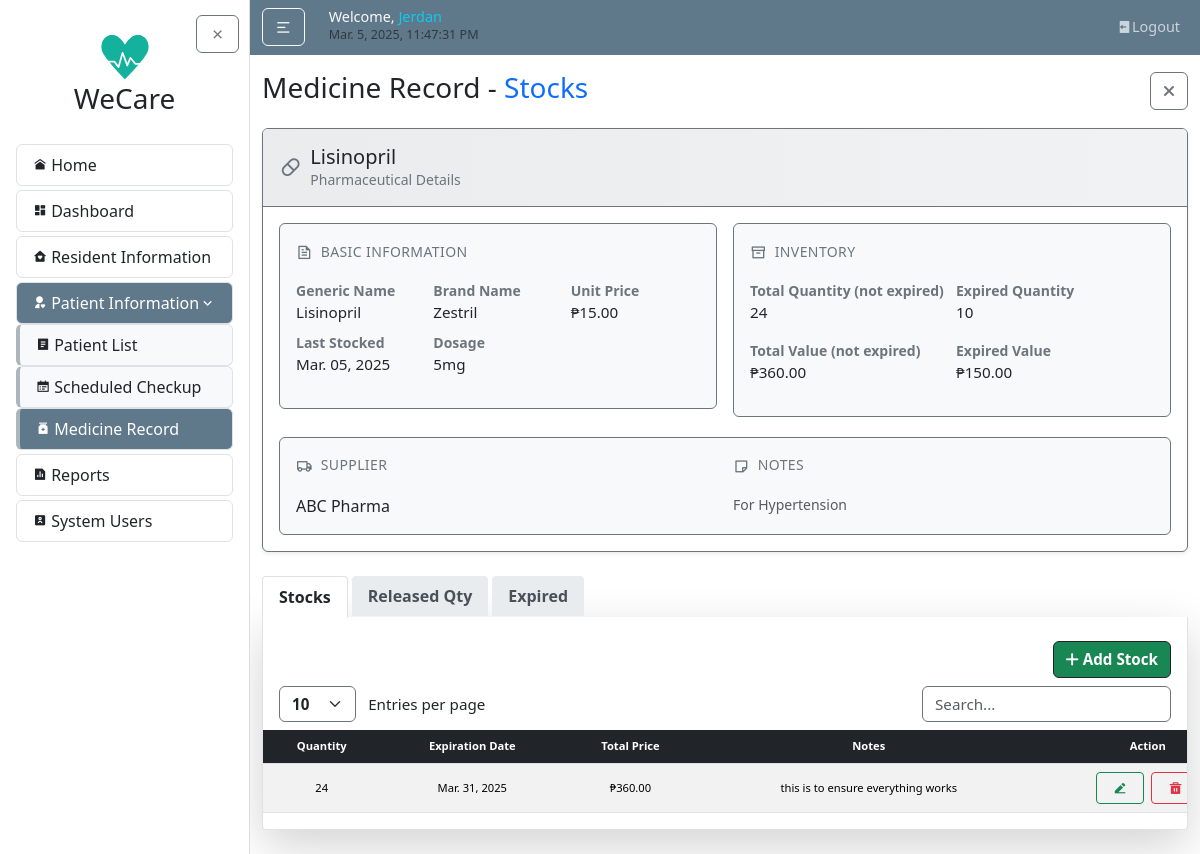
Before: /medicines/7/ (signed in) with the older database file.
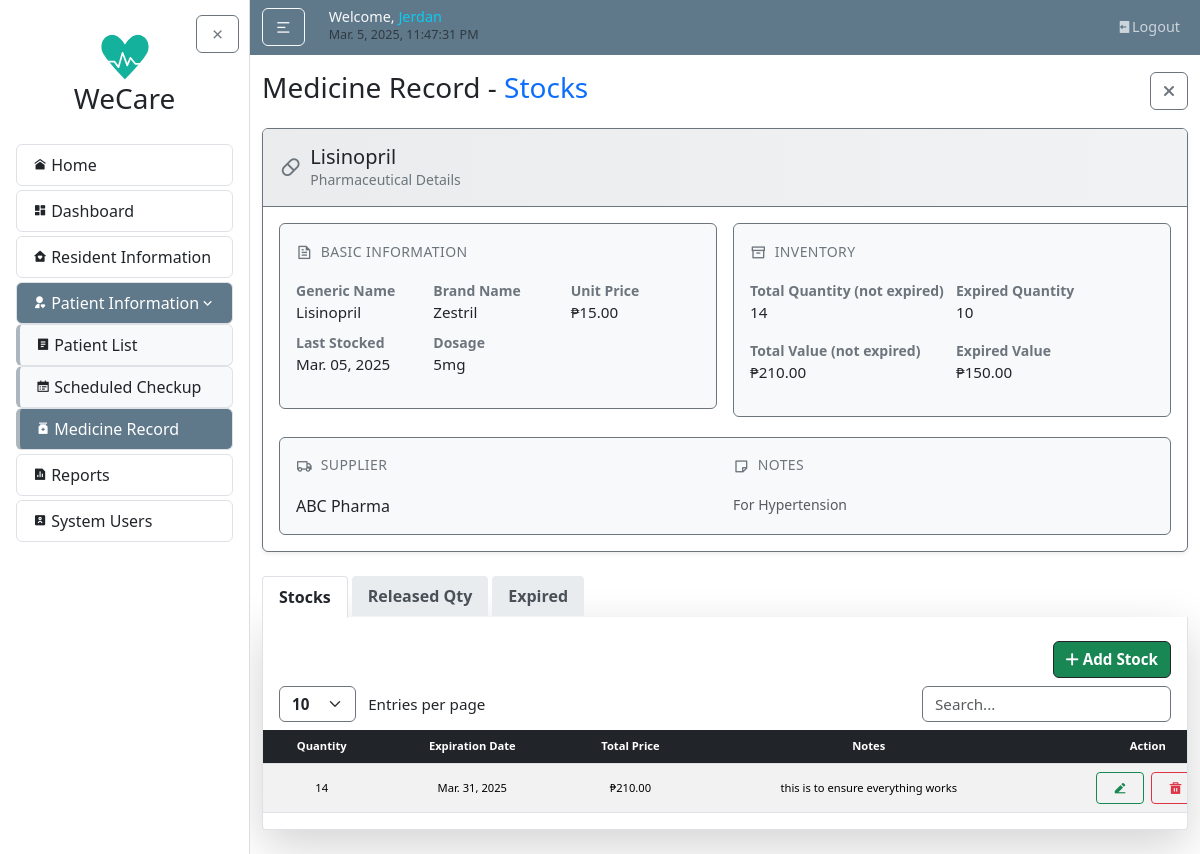
After: the same page with the newer database file.
### medicineMonitoring/models.py (models this page shows, shortened)
class Medicine(models.Model):
    medicine_name = models.CharField(max_length=255)
    generic_name = models.CharField(max_length=255, blank=True, null=True)
    brand_name = models.CharField(max_length=255, blank=True, null=True)
    dosage = models.CharField(max_length=100, blank=True, null=True)
    unit_price = models.DecimalField(max_digits=10, decimal_places=2, default=Decimal("0.00"))
    total_value = models.DecimalField(max_digits=10, decimal_places=2, default=Decimal("0.00"))
    total_quantity = models.PositiveIntegerField(default=0)
    supplier_name = models.CharField(max_length=255)
    date_last_stock = models.DateField(blank=True)
    notes = models.TextField(blank=True, null=True)
    @property
    def expired_quantity(self):
        today = date.today()
        expired_stocks = self.stocks.filter(expiration_date__lte=today)
        return sum(stock.quantity for stock in expired_stocks)
    @property
    def expired_value(self):
        today = date.today()
        expired_stocks = self.stocks.filter(expiration_date__lte=today)
        return sum(stock.quantity * self.unit_price for stock in expired_stocks)

class MedicineStock(models.Model):
    medicine = models.ForeignKey(Medicine, on_delete=models.CASCADE, related_name="stocks")
    quantity = models.PositiveIntegerField(default=0)
    expiration_date = models.DateField()
    notes = models.TextField(blank=True, null=True)
    objects = MedicineStockManager()
    @property
    def total_price(self):
        return self.quantity * self.medicine.unit_price

### medicineMonitoring/views.py (the view)
# urls.py: path('<int:pk>/', views.medicine_detail, name='medicine-detail'),
@login_required
def medicine_detail(request, pk):
    medicine = get_object_or_404(Medicine, pk=pk)
    patient_medicine_tracking = MedicineTracking.objects.filter(medicine=medicine)
    today = date.today()
    valid_stocks = medicine.stocks.filter(expiration_date__gt=today)
    expired_stocks = medicine.stocks.filter(expiration_date__lte=today)
    context = {
        'medicine': medicine,
        'valid_stocks': valid_stocks,
        'expired_stocks': expired_stocks,
        'expired_count': expired_stocks.count(),
        'patient_medicine_tracking': patient_medicine_tracking,
    }
    return render(request, 'medicineMonitoring/medicine_detail.html', context)

### medicineMonitoring/templates/medicineMonitoring/medicine_detail.html (shortened to what the changed rows need)
{% extends "home/layout.html" %}
{% load static %}
{% block body %}
  <div class="card info-card border-secondary shadow-sm">
    <div class="card-header bg-light border-secondary border-bottom py-3">
      <div class="d-flex align-items-center gap-2">
        <div>
          <h3 class="h5 mb-0 text-dark">{{ medicine.medicine_name }}</h3>
          <p class="text-secondary mb-0 small">Pharmaceutical Details</p>
        </div>
      </div>
    </div>
    <div class="card-body p-3">
      <div class="row g-3">
        <div class="col-md-6">
          <div class="info-box border border-secondary rounded p-3 mb-1">
            <dl class="row g-2">
              <div class="col-4">
                <dt class="text-secondary small">Generic Name</dt>
                <dd class="mb-0">{{ medicine.generic_name|default:"-" }}</dd>
              </div>
              <div class="col-4">
                <dt class="text-secondary small">Brand Name</dt>
                <dd class="mb-0">{{ medicine.brand_name|default:"-" }}</dd>
              </div>
              <div class="col-4">
                <dt class="text-secondary small">Unit Price</dt>
                <dd class="mb-0">₱{{ medicine.unit_price|floatformat:2 }}</dd>
              </div>
              <div class="col-4">
                <dt class="text-secondary small">Last Stocked</dt>
                <dd class="mb-0">{{ medicine.date_last_stock|date:"M. d, Y"|default:"-" }}</dd>
              </div>
              <div class="col-4">
                <dt class="text-secondary small">Dosage</dt>
                <dd class="mb-0">{{ medicine.dosage|default:"-" }}</dd>
              </div>
            </dl>
          </div>
        </div>
        <div class="col-md-6">
          <div class="info-box border border-secondary rounded p-3 mb-1">
            <dl class="row g-2">
              <div class="col-6">
                <dt class="text-secondary small">Total Quantity (not expired)</dt>
                <dd class="mb-0">{{ medicine.total_quantity|default:"-" }}</dd>
              </div>
              <div class="col-6 mt-2">
                <dt class="text-secondary small">Expired Quantity</dt>
                <dd class="mb-0">{{ medicine.expired_quantity }}</dd>
              </div>
            </dl>
            <dl class="row g-2">
              <div class="col-6">
                <dt class="text-secondary small">Total Value (not expired)</dt>
                <dd class="mb-0">₱{{ medicine.total_value|default:"-" }}</dd>
              </div>
              <div class="col-6 mt-2">
                <dt class="text-secondary small">Expired Value</dt>
                <dd class="mb-0">₱{{ medicine.expired_value|floatformat:2 }}</dd>
              </div>
            </dl>
          </div>
        </div>
        <div class="col-12">
          <div class="info-box border border-secondary rounded p-3">
            <div class="row g-3">
              <div class="col-md-6">
                <div class="d-flex align-items-center gap-2 mb-3">
                  <i class="ri-truck-line text-secondary"></i>
                  <h4 class="text-uppercase small text-secondary mb-0">Supplier</h4>
                </div>
                <p class="mb-0">{{ medicine.supplier_name }}</p>
              </div>
              <div class="col-md-6">
                <div class="d-flex align-items-center gap-2 mb-3">
                  <i class="ri-sticky-note-line text-secondary"></i>
                  <h4 class="text-uppercase small text-secondary mb-0">Notes</h4>
                </div>
                <p class="mb-0 text-muted small">{{ medicine.notes|default:"No special notes" }}</p>
              </div>
            </div>
          </div>
        </div>
      </div>
    </div>
  </div>
  <article class="tab-content content-section shadow-lg p-0" id="stockTabsContent">
    <div class="tab-pane fade show active" id="stocks" role="tabpanel" aria-labelledby="stocks-tab">
      <div class="table-responsive mt-2">
        <table id="stocksDataTable" class="table table-striped projectTables">
          <thead class="table-dark">
            <tr>
              <th>Quantity</th>
              <th>Expiration Date</th>
              <th>Total Price</th>
              <th>Notes</th>
              <th class="text-center">Action</th>
            </tr>
          </thead>
          <tbody>
            {% for stock in valid_stocks %}
            <tr>
              <td class="align-middle">{{ stock.quantity }}</td>
              <td class="align-middle">{{ stock.expiration_date|date:"M. d, Y" }}</td>
              <td class="align-middle">₱{{ stock.total_price|floatformat:2 }}</td>
              <td class="align-middle">{{ stock.notes }}</td>
              <td class="align-middle text-center">
                <a href="{% url 'stock-update' stock.pk %}" class="btn btn-sm btn-outline-success me-1 px-3"><i class="ri-edit-2-fill"></i></a>
                <a href="{% url 'stock-delete' stock.pk %}" class="btn btn-sm btn-outline-danger px-3"><i class="ri-delete-bin-5-fill"></i></a>
              </td>
            </tr>
            {% endfor %}
          </tbody>
        </table>
      </div>
    </div>
  </article>
{% endblock body %}

Changed rows visible on the page:
changed Medicine "Lisinopril": total_quantity "24" → "14"; total_value "360.00" → "210.00"
changed MedicineStock "this is to ensure everything works": quantity "24" → "14"; total_price "360.00" → "210.00"
